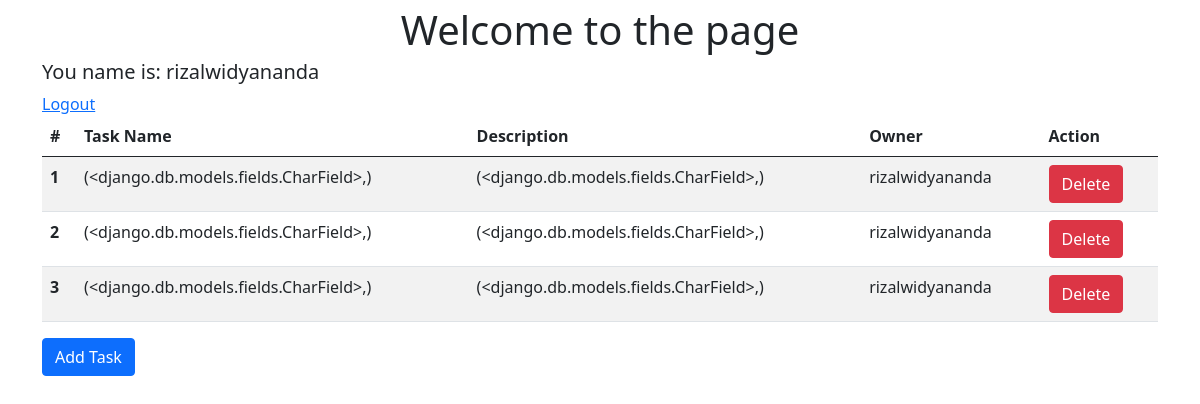
The page /main/ (signed in) on the database its author committed.
### main/models.py (models this page shows)
class Task(models.Model):
    task_name = models.CharField(max_length=50),
    description = models.CharField(max_length=200),
    owner = models.ForeignKey(
        settings.AUTH_USER_MODEL,
        on_delete=models.CASCADE,
    )

### main/views.py (the view)
# urls.py: path('', views.index, name='index'),
def index(request):
    data = Task.objects.all()
    return render(request, 'main/index.html', {'data' : data})

### main/templates/main/index.html (shortened to what this page needs)
<!DOCTYPE html>
<html lang="en">
<head>
    <link href="https://cdn.jsdelivr.net/npm/bootstrap@5.0.2/dist/css/bootstrap.min.css" rel="stylesheet"
>
</head>
<body>
    <div class="container">
        <div class="text-center fs-1">
            Welcome to the page
        </div>
        {% if user.is_authenticated %}
        <h5>You name is: {{ user.username }}</h5>
        <a href="{% url 'main:logout' %}">Logout</a>
        {% else %}
        <h2>You are not logged in.</h2>
        <a href="{% url 'main:login' %}" class="btn btn-primary">Login</a>
        {% endif %}
        <table class="table table-striped">
            <thead>
                <tr>
                    <th scope="col">#</th>
                    <th scope="col">Task Name</th>
                    <th scope="col">Description</th>
                    <th scope="col">Owner</th>
                    <th scope="col">Action</th>
                </tr>
            </thead>
            <tbody>
                {% for datum in data %}
                <tr>
                    <th scope="row">{{ datum.id }}</th>
                    <td>{{ datum.task_name }}</td>
                    <td>{{ datum.description }}</td>
                    <td>{{ datum.owner }}</td>
                    <td>
                        <a href="" class="btn btn-danger">Delete</a>
                    </td>
                </tr>
                {% endfor %}
            </tbody>
        </table>
        {% if user.is_authenticated %}
        <a href="{% url 'main:add' %}" class="btn btn-primary">Add Task</a>
        {% endif %}
    </div>
</body>
</html>

### rows shown on the page
Task: id "1", task_name "(<django.db.models.fields.CharField>,)", description "(<django.db.models.fields.CharField>,)", owner "rizalwidyananda"
Task: id "2", task_name "(<django.db.models.fields.CharField>,)", description "(<django.db.models.fields.CharField>,)", owner "rizalwidyananda"
Task: id "3", task_name "(<django.db.models.fields.CharField>,)", description "(<django.db.models.fields.CharField>,)", owner "rizalwidyananda"

### other values the page prints
{{ user.username }} "rizalwidyananda"
